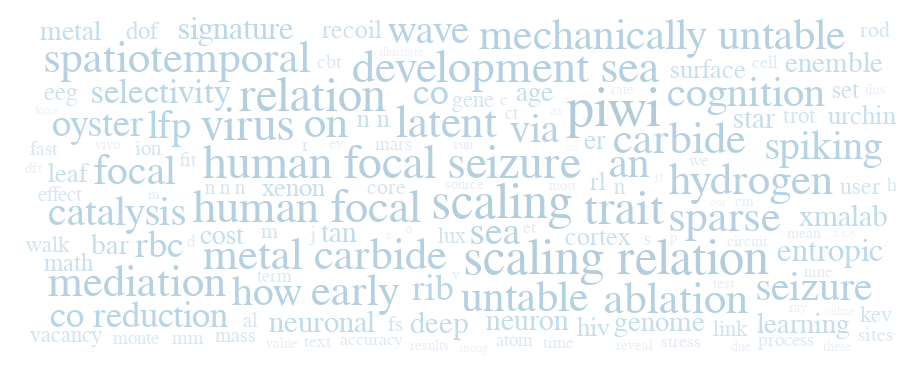

The notebook cell saved with this chart:
### Code cell
word_data_json = JSON.json(word_data);

word_cloud_spec = """{
  "width": 900,
  "height": 350,
  "padding": 10,
  "signals": [
    {"name": "hoverID", "value": 0}
  ],

  "data": [
    {
      "name": "table",
      "values": $(word_data_json)
    }
  ],

  "scales": [
    {
      "name": "color",
      "type": "log",
      "domain": {"data": "table", "field": "freq"},
      "range": {"scheme": "purpleblue"}
    }
  ],

  "marks": [
    {
      "type": "text",
      "from": {"data": "table"},
      "encode": {
        "enter": {
          "text": {"field": "abstract"},
          "align": {"value": "center"},
          "baseline": {"value": "alphabetic"},
          "fill": {"scale": "color", "field": "freq"}
        },
        "update": {
          "fillOpacity": [
            {"test": "indexof(datum.pubs, hoverID) > 0", "value": 1.0},
            {"value": 0.3}
          ]
        },
        "hover": {
          "fillOpacity": {"value": 1.0}
        }
      },
      "transform": [
        {
          "type": "wordcloud",
          "size": [{"signal": "width"}, {"signal": "height"}],
          "text": {"field": "text"},
          "font": "Helvetica Neue, Arial",
          "fontSize": {"field": "datum.freq"},
          "fontSizeRange": [12, 56],
          "padding": 2
        }
      ]
    }
  ]
}"""

VegaLite.VGSpec(JSON.parse(word_cloud_spec))

### Figure 1 — Vega specification as saved in the notebook (floating-point values rounded to 4 significant figures; data arrays with more than 128 entries replaced by an {"elided": "..."} marker saying what was removed)
{"data": [{"name": "table", "values": {"elided": "674 records"}}], "height": 350, "marks": [{"encode": {"enter": {"align": {"value": "center"}, "baseline": {"value": "alphabetic"}, "fill": {"field": "freq", "scale": "color"}, "text": {"field": "abstract"}}, "hover": {"fillOpacity": {"value": 1}}, "update": {"fillOpacity": [{"test": "indexof(datum.pubs, hoverID) > 0", "value": 1}, {"value": 0.3}]}}, "from": {"data": "table"}, "transform": [{"font": "Helvetica Neue, Arial", "fontSize": {"field": "datum.freq"}, "fontSizeRange": [12, 56], "padding": 2, "size": [{"signal": "width"}, {"signal": "height"}], "text": {"field": "text"}, "type": "wordcloud"}], "type": "text"}], "padding": 10, "scales": [{"domain": {"data": "table", "field": "freq"}, "name": "color", "range": {"scheme": "purpleblue"}, "type": "log"}], "signals": [{"name": "hoverID", "value": 0}], "width": 900}
